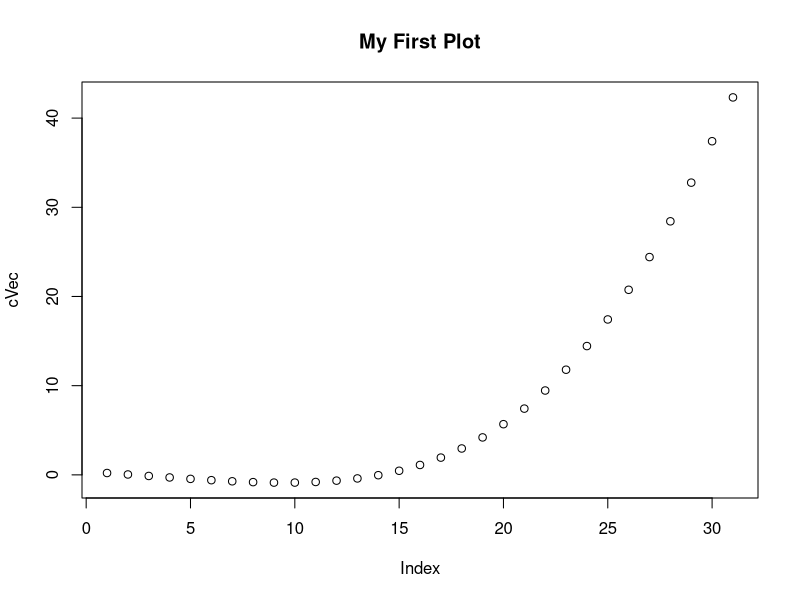
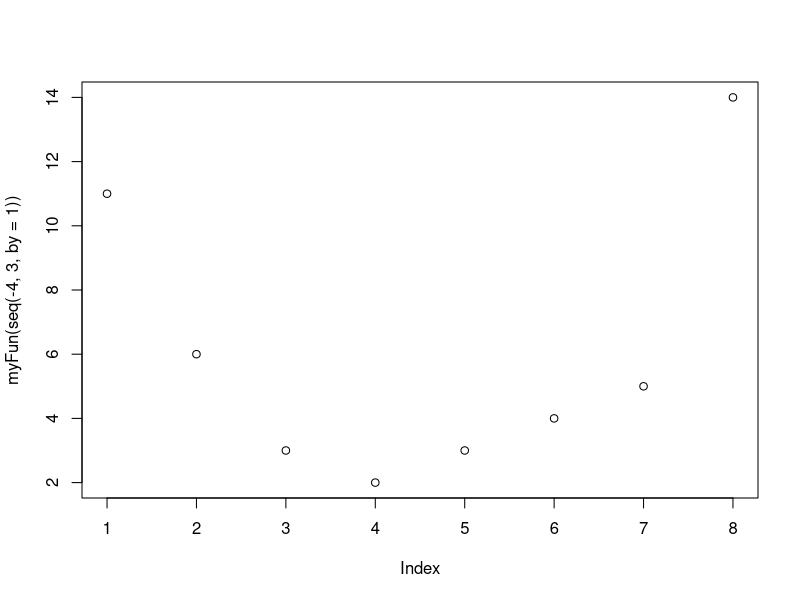

Here is the R script that generated these plots, in order:
#1 
#Declare function
func1 <- function(x) {
 return(0.1 * exp(x) * cos(x) + 2 * log(abs(x))); 
}

#Vector that store value of a function and range from 3, 3.1, ..., 6
cVec <- func1(c(seq(3, 6, by = 0.1)))
sum <- sum(cVec)
cat("The sum of this vector is:", sum)

#Plot the vector
plot(cVec, main = "My First Plot")

#2
i <- 1:25
sum2 <- sum(((2^i) / i) + ((3^i) / i^2))
cat("The sum of this summation is:", sum2)

#3
set.seed(75)
Vec1 <- sample(0:999, 100, replace = TRUE)
Vec2 <- sample(0:999, 100, replace = TRUE)

#a Extract the values in Vec2 which are greater than 600.
Vec2a <- Vec2[Vec2 > 600]
Vec2a

#b Index positions in Vec2 of these values
Vec2b <- which(Vec2 > 600)
Vec2b

#c Vec1 which correspond to the values in Vec2 which are greater than 600
Vec1c <- Vec1[Vec2b]
Vec1c

#d Numbers in Vec1 are divisible by 2. (None)
DivisibleBy2 <- (Vec1 %% 2) == 0
sum3 <- sum(DivisibleBy2)
sum3

#4
func2 <- function(x) {
  if (x < 0) {
    return(x^2 + 2 * x +3)
  }
  
  else if (x >= 0 && x < 2) {
    return(x + 3)
  }
  
  else {
    return(x^2 + 4 * x - 7)
  }
}

myFun <- function(Vec1) {
  #Apply a function over a Vector by using sapply()
  sapply(Vec1, func2)
}

plot(myFun(seq(-4, 3, by = 1)))